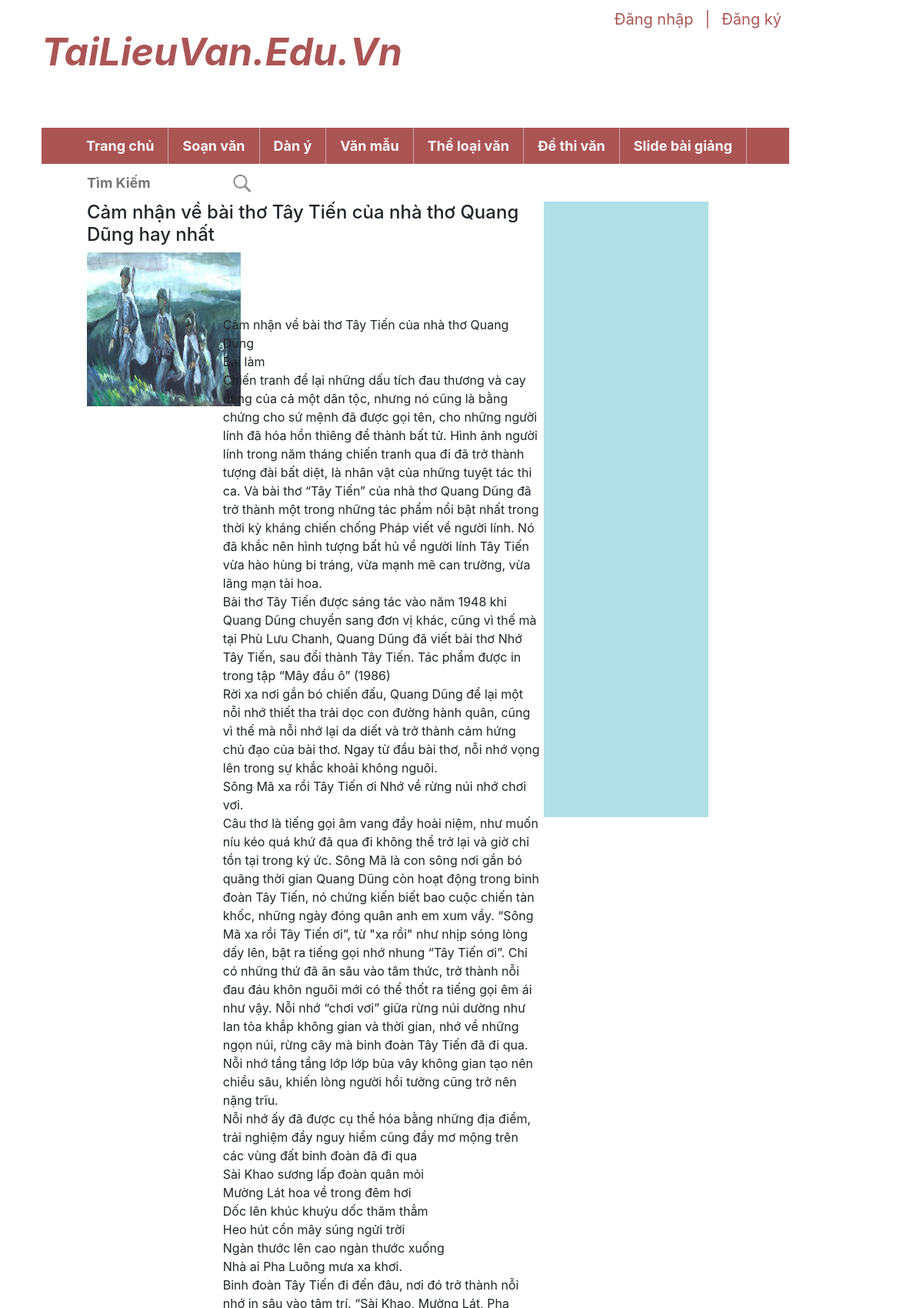
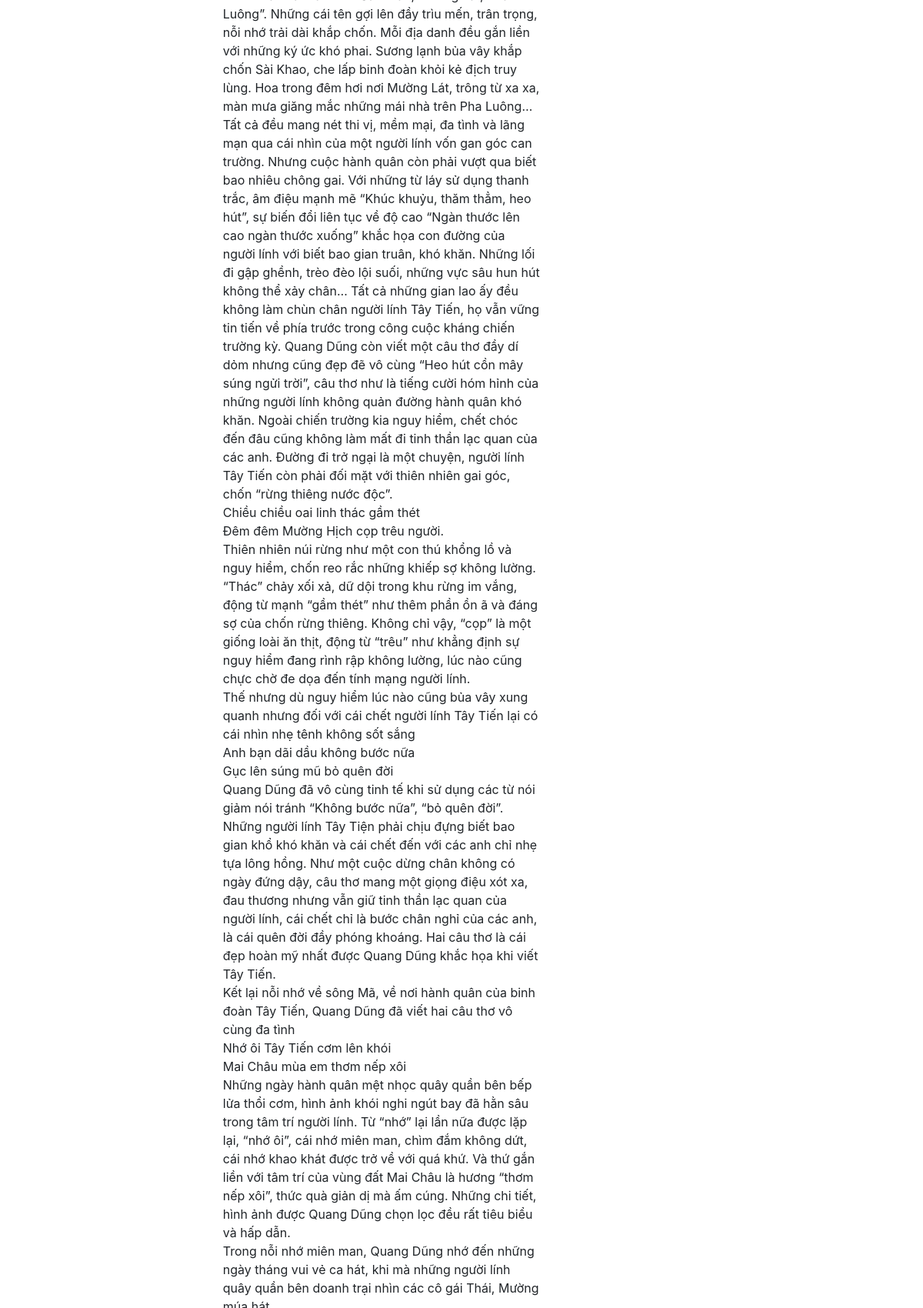
/btl/chitiet.php?id=9 (upper part), run on the app's committed database (2 pictures, top to bottom).
### tables this page shows
CREATE TABLE `post` (
  `post_id` int(20) NOT NULL,
  `category_id` int(20) DEFAULT NULL,
  `title` varchar(300) DEFAULT NULL,
  `content` text,
  `createdate` datetime DEFAULT NULL,
  `del_flag` tinyint(4) DEFAULT '0',
  `ing` text NOT NULL,
  `mota` text NOT NULL
);

### btl/chitiet.php (the view, shortened to what this page needs)
<!DOCTYPE html>
<html>
<head>
    <link rel="stylesheet" type="text/css" href="css/style.css" />
    <link rel="stylesheet" href="https://stackpath.bootstrapcdn.com/bootstrap/4.2.1/css/bootstrap.min.css">
</head>
<body>
    <div class="top">
        <div id="top-left">
            <p><b><i>TaiLieuVan.Edu.Vn</i></b></p>
        </div>
        <div id="top-right">
            <ul>
                    <li> <a href="./register.php">Đăng ký</a> </li>
                    <li>|</li>
                    <li> <a href="login.php">Đăng nhập</a> </li>
            </ul>
        </div>
    </div>
        <div class="wrapper">
            <div class="menu">
                <ul>
                    <li> <a href= "" class="write">Trang chủ</a></li>
                    <li><a href="" class="write">Soạn văn</a>
                    </li>
                    <li><a href="" class="write">Dàn ý</a>
                    </li>
                    <li><a href="" class="write">Văn mẫu</a>
                    </li>
                    <li><a href="" class="write">Thể loại văn</a>
                    </li>
                    <li><a href="" class="write">Đề thi văn</a>
                    </li>
                    <li><a href="" class="write">Slide bài giảng</a>
                    </li>
                    <li>
                        <form id="search" >
                            <input type="text" placeholder="Tìm Kiếm " class="write">
                        </form>
                    </li>
                </ul>
            </div>
        </div>
    <div class="content">
            <div id="left">
                <div>
                <?php
                    require_once "connect.php";
                    $id=$_GET['id'];
                    $sql="SELECT * FROM post where post_id=$id order by post_id desc";
                    $result = mysqli_query($conn, $sql);
                     while($row=mysqli_fetch_array($result)){
                ?>
                        <h4> <?php echo $row['title']?></h4>
                        <img src="img\lop12\vanmau\<?php echo $row['ing']?>" alt="">
                        <div class="tomtat"><p><?php echo $row['content']?></p></div>
                    <?php
                    echo"<br/>";
                    }
                    ?>
            </div>
        </div>
        <div id="right"></div>
</body>
</html>

### btl/css/style.css (style rules this page uses)
body { width: 90%; height: auto; margin: auto; }
li { list-style: none; }
a { text-decoration: none; }
.top { width: 90%; height: 150px; margin: 0px auto; }
#top-left { width: 60%; height: 150px; float: left; color: #ab5555; font-size: 50px; padding: 30px 0px; }
#top-right { width: 30%; height: 40px; float: right; margin-top: 10px; }
#top-right ul li a { float: left; text-align: center; font-size: 20px; padding:0px 5px; float: right; color: #ab5555; }
#top-right ul li { float: left; text-align: center; font-size: 20px; padding:0px 5px; float: right; color: #ab5555; }
.wrapper { width: 90%; height: 47px; background: hsl(0, 34%, 50%); margin: 0px auto; }
.write { font-size: 18px; color: #fbf8f8; font-weight: bold; }
.menu>ul>li { float: left; padding: 10px 18px; position: relative; border-right: 1px dotted whitesmoke; }
.menu>ul>li:last-child { border-right: 0px; }
#search input[type="text"] { background: url('./img/search.jpg') no-repeat 185px; border: none; background-size: 34px; outline: none; padding: 1px; }
.content { margin-top: 30px; padding: 5px 59px; margin: 10px auto; width: 90%; height: 1500px; }
#left { float: left; width: 69%; }
#right { margin-left: 5px; width: 25%; height: 800px; background: powderblue; float: left; }
.content img { width: 200px; height: 200px; }
.tomtat { margin-left: 30%; margin-top: -20% }

### data on the page
post: title "Cảm nhận về bài thơ Tây Tiến của nhà thơ Quang Dũng hay nhất", ing (picture), content "Cảm nhận về bài thơ Tây Tiến của nhà thơ Quang Dũng Bài làm Chiến tranh để lại những dấu tích đau thương và cay đắng của cả một dân tộc, nhưng nó cũng là bằng chứng cho sứ mệnh đã được gọi tên, cho những người lính đã hóa hồn thiêng để thành bất tử. Hình ảnh người lính trong năm tháng chiến tranh qua đi đã trở thành tượng đài bất diệt, là nhân vật của những tuyệt tác thi ca. Và bài thơ “Tây Tiến” của nhà thơ Quang Dũng đã trở thành một trong những tác phẩm nổi bật nhất trong thời kỳ kháng chiến chống Pháp viết về người lính. Nó đã khắc nên hình tượng bất hủ về người lính Tây Tiến vừa hào hùng bi tráng, vừa mạnh mẽ can trường, vừa lãng mạn tài hoa. Bài thơ Tây Tiến được sáng tác vào năm 1948…"
